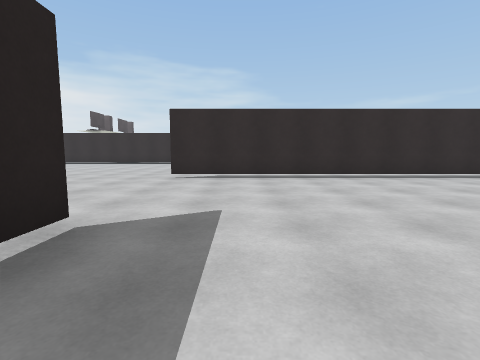
view 1 (above)

22 first-person views from a walk through a 3-D level made in the Unity game engine. The camera is 1.2 m above the floor, tilts 6° down and sees 85° across. The floor is counted in squares, 2 m on a side. Each view is taken from the middle of a square. On the plan, view 1 faces up. The plan holds only what a view shows up to about 9 squares ahead; the rest is blank. The place goes on beyond the plan.

view 2
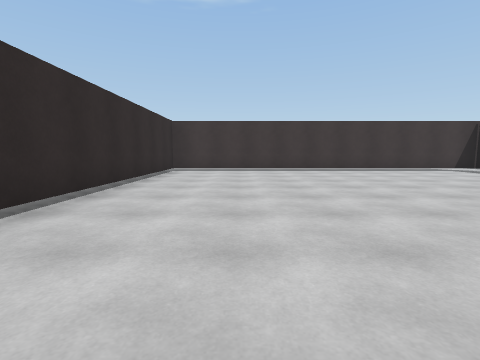

view 3
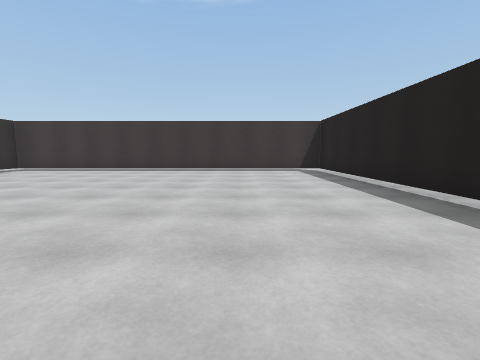

view 4
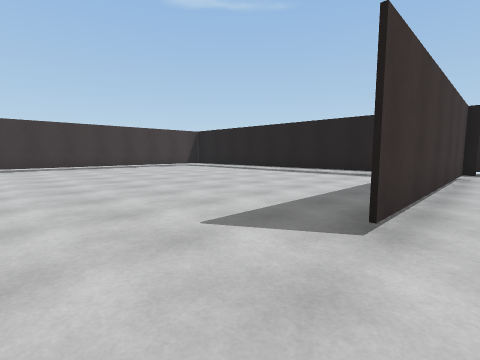

view 5
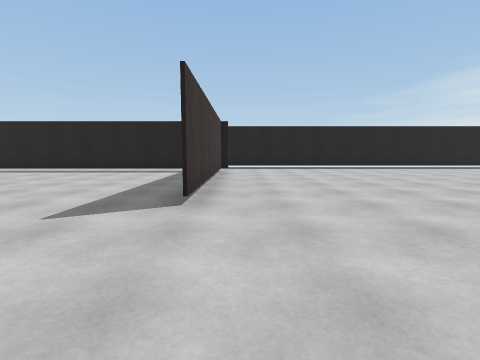

view 6
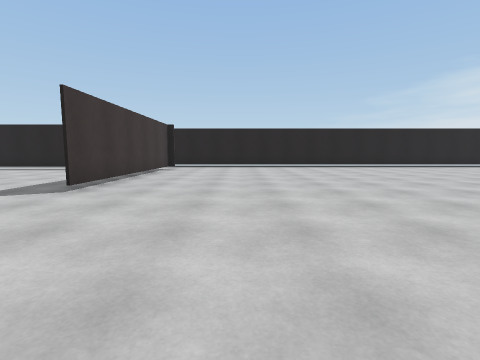

view 7
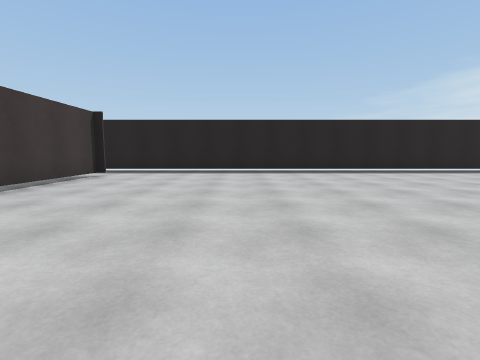

view 8
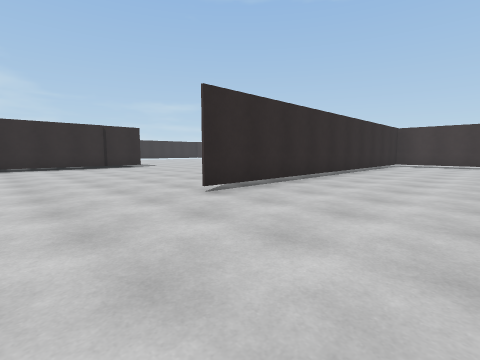

view 9
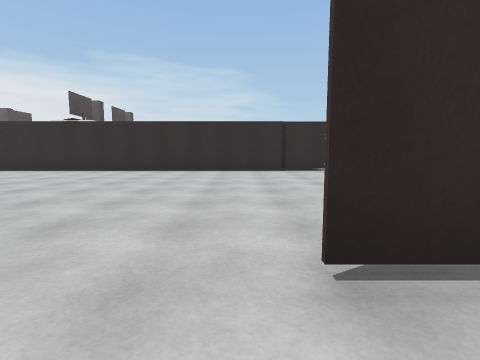

view 10
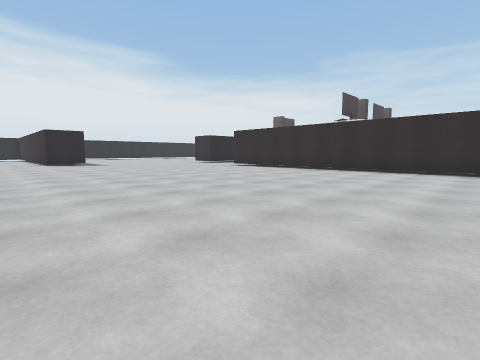

view 11
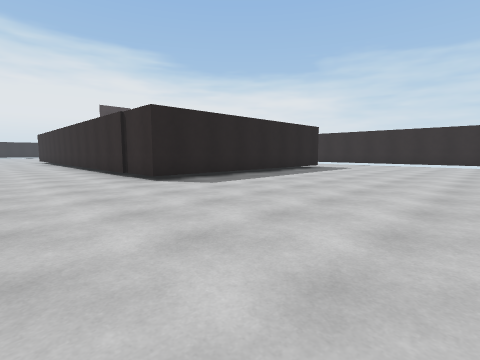

view 12
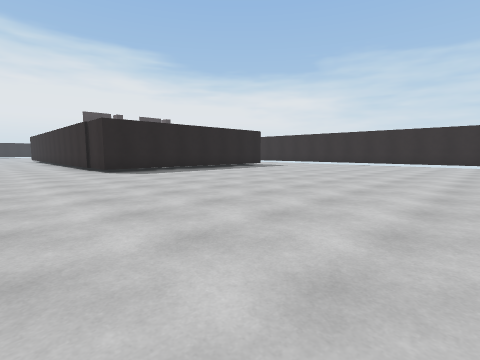

view 13
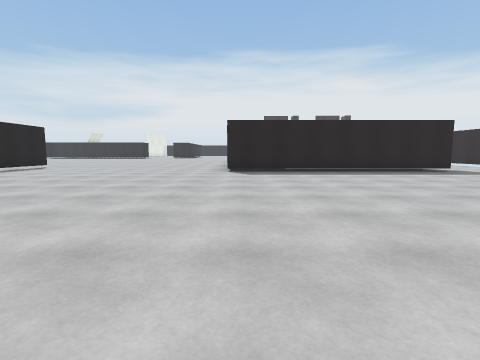

view 14
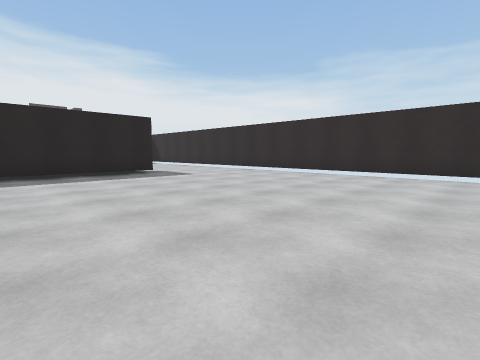

view 15
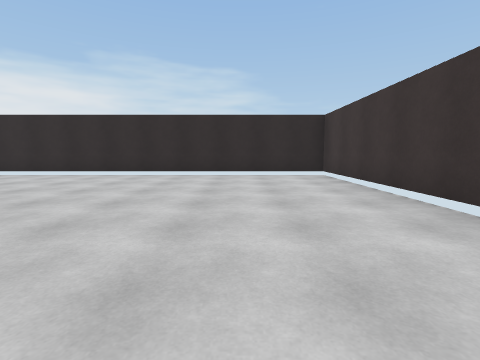

view 16
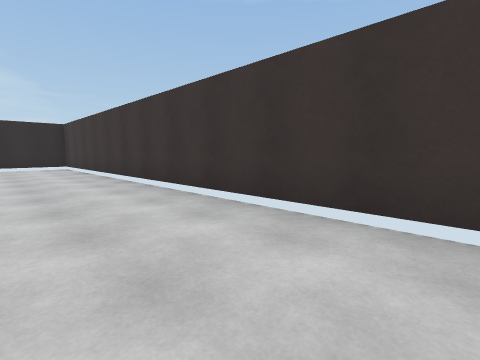

view 17
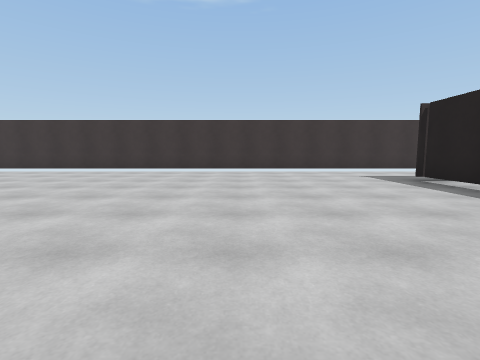

view 18
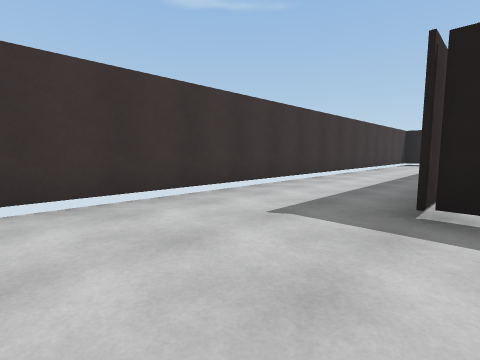

view 19
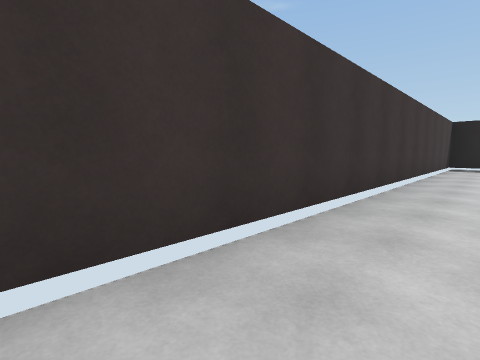

view 20
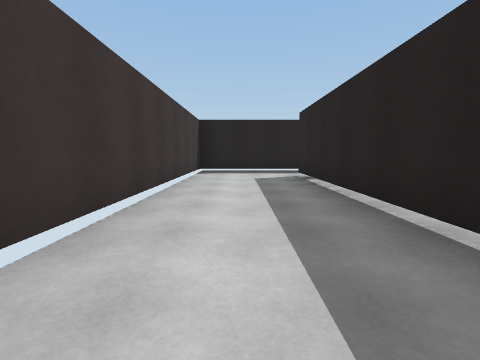

view 21
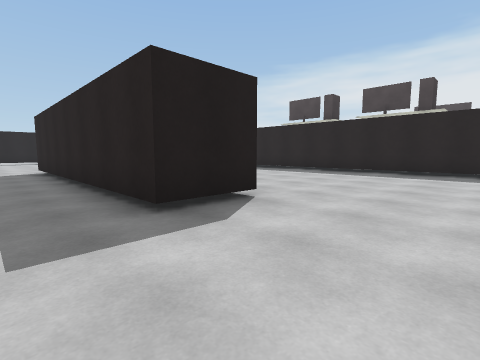

view 22
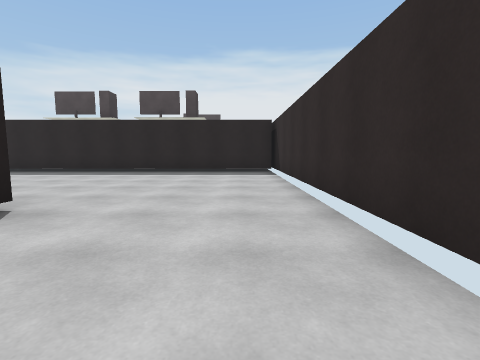

### Floor plan
Key: @ floor where view 1 was taken; # wall or solid block; . floor; T thing the floor can be seen under or through.
Columns run from 12 left of view 1 to 12 right of it. Each row starts with its distance up from view 1.
 24      ####################
 23      #..................#
 22      #..................#
 21      #..................#
 20      #......#...........#
 19      #..... #...........#
 18      #....  #...........#
 17      #..    #...........#
 16      #.     #...........#
 15      ##     #...........#
 14   ###########...........#
 13    .....................#
 12   ......................#
 11  .......................#
 10 ........................#
  9 ........................#
  8 ........................#
  7 ........................#
  6 ...........TTTTTTTT###..#
  5 .....................#..#
  4       ...............#..#
  3      ................#..#
  2     .......#.........#..#
  1    ........#.........#..#
  0   .........#@........#..#
 -1   .........#.........#..#
 -2  ..........#.........#..#
 -3  ..........#.........#..#
 -4  ..........###########..#
 -5 ............ ..     ....#
 -6 ############        #####

Where each view was taken, in squares from view 1:
view 1: 0 up, 0 right, facing up
view 2: 4 up, 0 right, facing right
view 3: 1 down, 0 right, facing right
view 4: 4 up, 2 left, facing down-right
view 5: 5 up, 2 left, facing down
view 6: 6 up, 4 left, facing down
view 7: 3 up, 5 left, facing down
view 8: 3 up, 4 left, facing up-right
view 9: 5 up, 2 left, facing up
view 10: 5 up, 4 left, facing up-left
view 11: 11 up, 6 right, facing up-left
view 12: 11 up, 9 right, facing up-left
view 13: 14 up, 9 right, facing left
view 14: 17 up, 8 right, facing up-left
view 15: 17 up, 9 right, facing up
view 16: 13 up, 9 right, facing up-right
view 17: 10 up, 3 right, facing right
view 18: 9 up, 8 right, facing down-right
view 19: 6 up, 10 right, facing down-right
view 20: 3 up, 10 right, facing down
view 21: 23 up, 2 right, facing down-left
view 22: 23 up, 2 right, facing left
